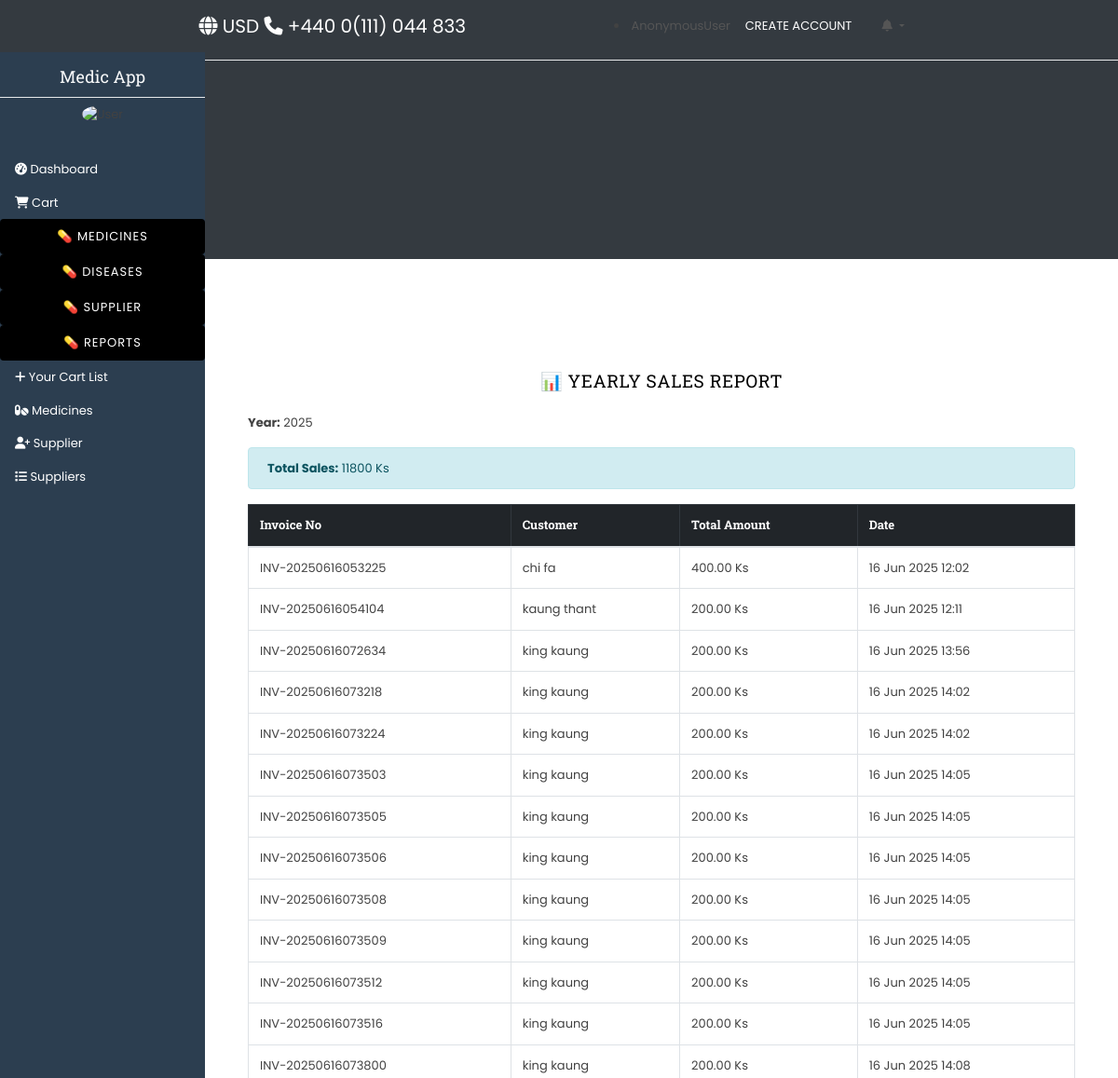
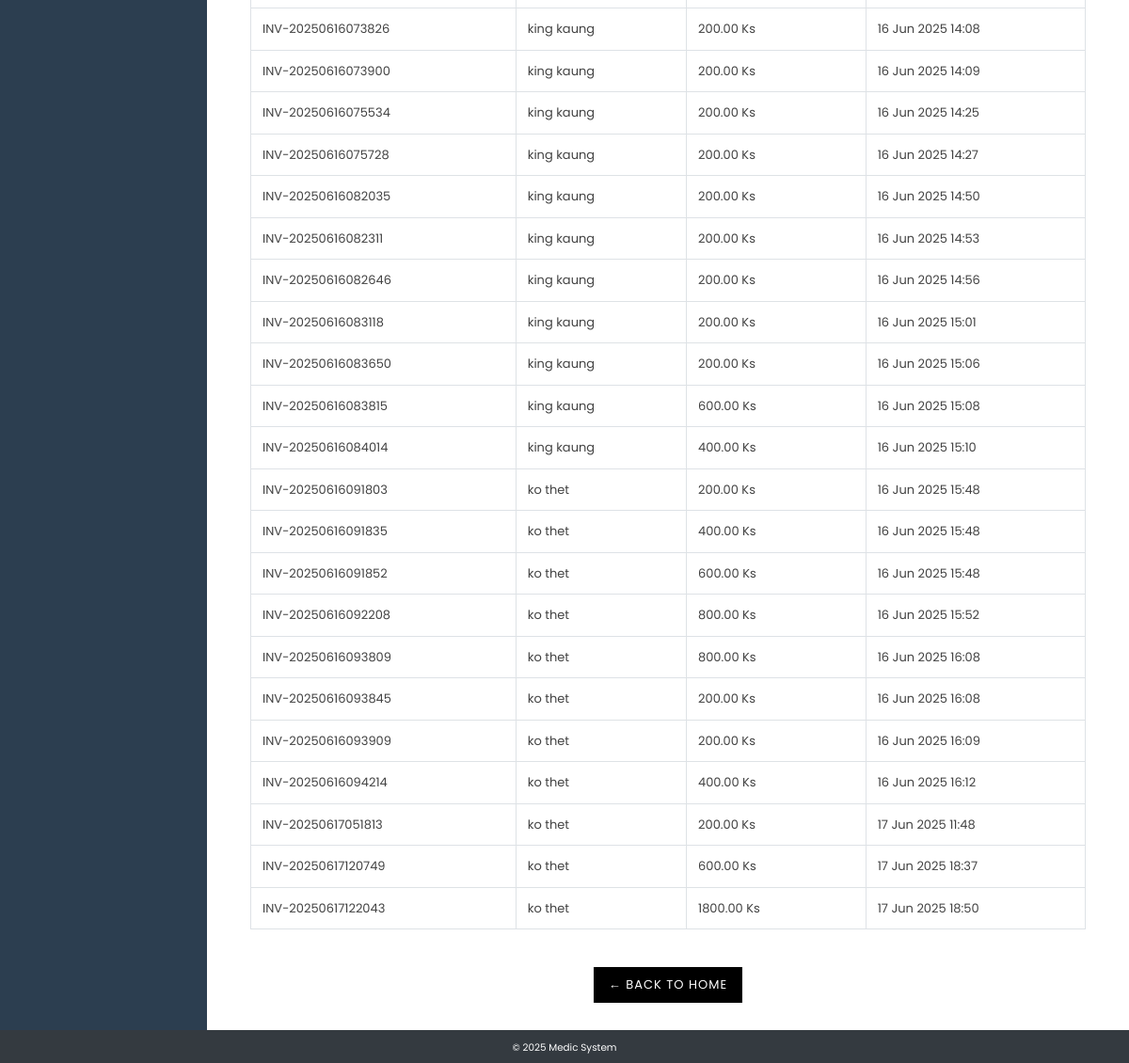
Page /report/yearly/ on the earlier database version (2 pictures, top to bottom).
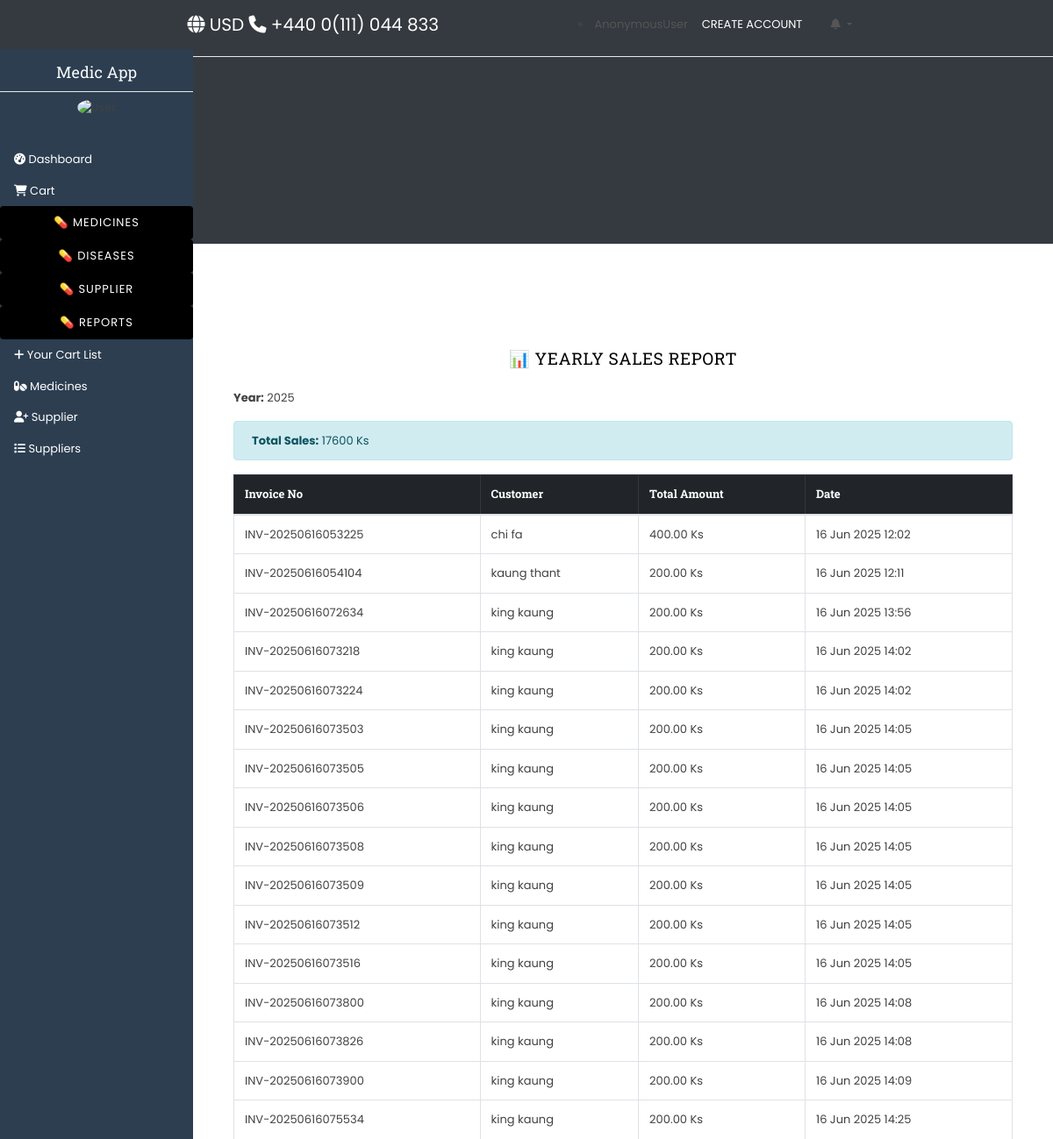
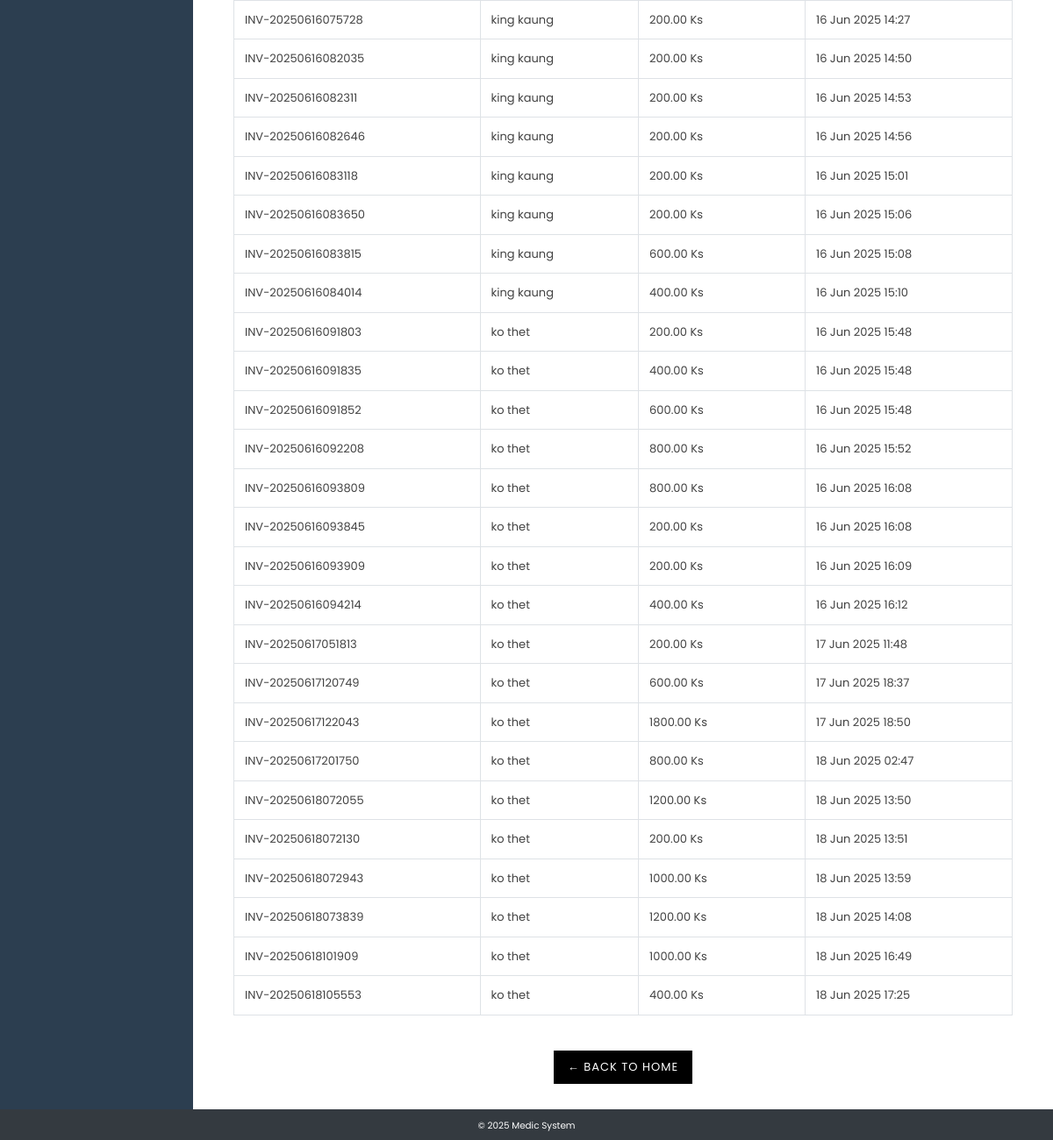
Same page on the later database version (2 pictures, top to bottom).
### ourapp/models.py (models this page shows, shortened)
class Sale(models.Model):
    invoice_no = models.CharField(max_length=255, unique=True)
    user = models.ForeignKey(User, on_delete=models.SET_NULL, null=True)  # salesperson
    customer = models.ForeignKey(Customer, on_delete=models.SET_NULL, null=True)
    date = models.DateTimeField(auto_now_add=True)
    total_amount = models.DecimalField(max_digits=10, decimal_places=2)

class Customer(models.Model):
    user = models.OneToOneField(User, on_delete=models.CASCADE)
    phone = models.CharField(max_length=100)
    address = models.TextField()

### ourapp/views.py (the view)
# urls.py: path('report/yearly/', yearly_sales_report, name='yearly_sales_report'),
def yearly_sales_report(request):
    today = now().date()
    sales = Sale.objects.filter(date__year=today.year)
    total = sales.aggregate(Sum('total_amount'))['total_amount__sum'] or 0
    return render(request, 'reports/yearly.html', {'sales': sales, 'total': total, 'today': today})

### ourapp/context_processors.py (called while the page is built)
def expiry_notifications(request):
    if request.user.is_authenticated:
        today = now().date()
        warning_date = today + timedelta(days=90)
        expiring_items = Item.objects.filter(exp_date__lte=warning_date, exp_date__gte=today)
        return {'expiring_items': expiring_items, 'expiring_count': expiring_items.count()}
    return {}

### templates/reports/yearly.html
{% extends 'base.html' %}
{% load static %}
{% block content %}
<div class="container my-5">
  <h2 class="text-center mb-4">📊 Yearly Sales Report</h2>
  <div class="mb-3">
    <strong>Year:</strong> {{ today.year }}
  </div>
  <div class="alert alert-info">
    <strong>Total Sales:</strong> {{ total }} Ks
  </div>
  {% if sales %}
  <div class="table-responsive">
    <table class="table table-bordered">
      <thead class="table-dark">
        <tr>
          <th>Invoice No</th>
          <th>Customer</th>
          <th>Total Amount</th>
          <th>Date</th>
        </tr>
      </thead>
      <tbody>
        {% for sale in sales %}
        <tr>
          <td>{{ sale.invoice_no }}</td>
          <td>{{ sale.customer.user.get_full_name }}</td>
          <td>{{ sale.total_amount }} Ks</td>
          <td>{{ sale.date|date:"d M Y H:i" }}</td>
        </tr>
        {% endfor %}
      </tbody>
    </table>
  </div>
  {% else %}
  <div class="alert alert-warning text-center">
    No sales found for this year.
  </div>
  {% endif %}
  <div class="mt-4 text-center">
    <a href="{% url 'homeview' %}" class="btn btn-primary">← Back to Home</a>
  </div>
</div>
{% endblock %}

Differences in the rows shown:
added Sale: invoice_no "INV-20250617201750", customer.user.get_full_name "ko thet", total_amount "800.00", date "18 Jun 2025 02:47"
added Sale: invoice_no "INV-20250618072055", customer.user.get_full_name "ko thet", total_amount "1200.00", date "18 Jun 2025 13:50"
added Sale: invoice_no "INV-20250618072130", customer.user.get_full_name "ko thet", total_amount "200.00", date "18 Jun 2025 13:51"
added Sale: invoice_no "INV-20250618072943", customer.user.get_full_name "ko thet", total_amount "1000.00", date "18 Jun 2025 13:59"
added Sale: invoice_no "INV-20250618073839", customer.user.get_full_name "ko thet", total_amount "1200.00", date "18 Jun 2025 14:08"
added Sale: invoice_no "INV-20250618101909", customer.user.get_full_name "ko thet", total_amount "1000.00", date "18 Jun 2025 16:49"
added Sale: invoice_no "INV-20250618105553", customer.user.get_full_name "ko thet", total_amount "400.00", date "18 Jun 2025 17:25"
Other differences:
{{ total }}: "11800" → "17600"
